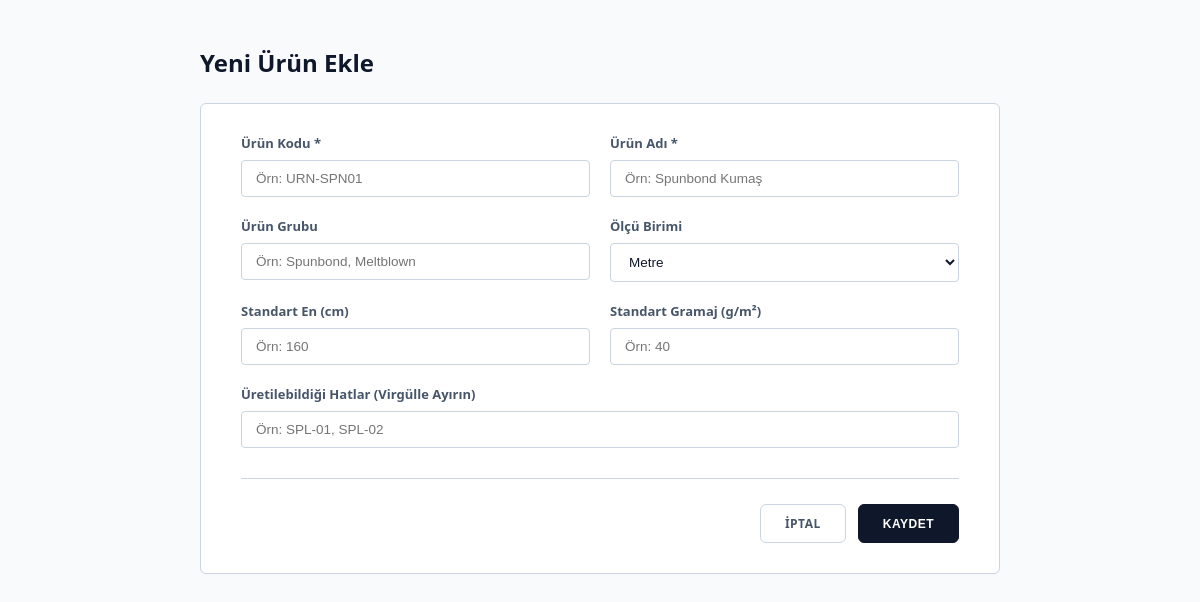
The page /products/5/edit on the database as committed earlier.
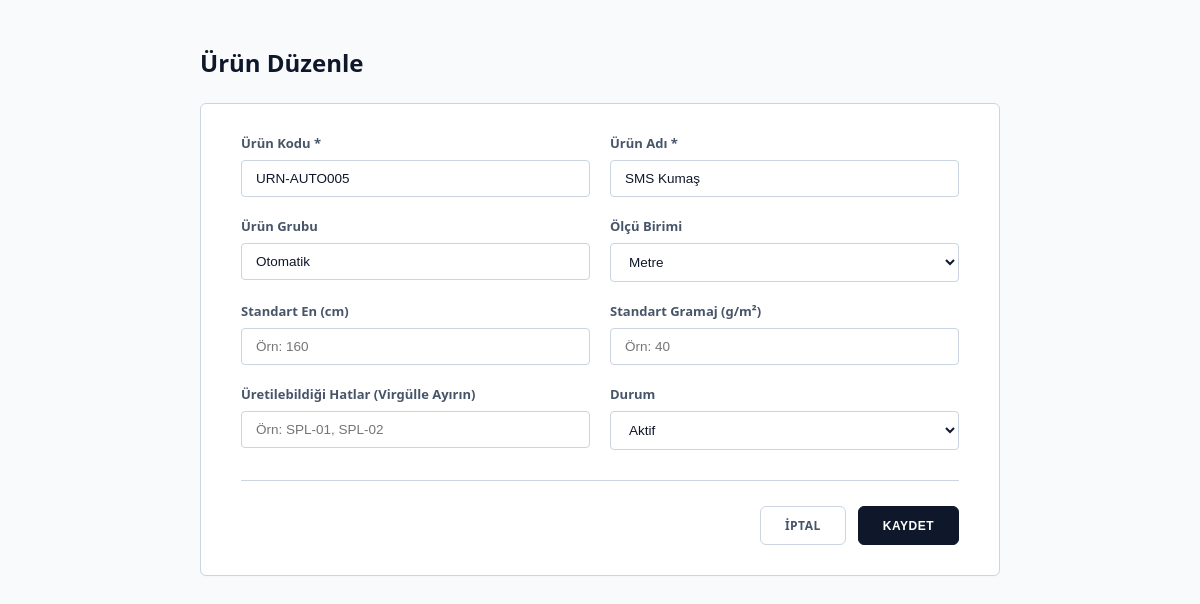
The same page on the database as committed later.
### app/models.py (models this page shows)
class Product(Base):
    __tablename__ = "products"
    id: Mapped[int] = mapped_column(primary_key=True, index=True)
    product_code: Mapped[str] = mapped_column(String(50), unique=True, nullable=False, index=True) # Örn: URN-SPN01
    product_name: Mapped[str] = mapped_column(String(150), nullable=False)
    product_group: Mapped[str | None] = mapped_column(String(100), nullable=True) # Örn: Spunbond, Meltblown
    standard_width: Mapped[float | None] = mapped_column(Float, nullable=True) # Standart en değeri (cm)
    grammage: Mapped[float | None] = mapped_column(Float, nullable=True) # Standart gramajı (g/m2)
    unit: Mapped[str] = mapped_column(String(20), default="Metre", nullable=False) # Ölçü birimi
    eligible_lines: Mapped[str | None] = mapped_column(String(150), nullable=True) # Üretilebildiği makineler (Örn: "SPL-01,SPL-02")
    is_active: Mapped[bool] = mapped_column(Boolean, default=True, nullable=False)
    orders = relationship("Order", back_populates="product")
    recipes = relationship("Recipe", back_populates="product")

### app/main.py (the view)
@app.get("/products/{id}/edit", response_class=HTMLResponse)
def get_edit_product_form(id: int, request: Request):
    db = SessionLocal()
    try:
        product = db.query(models.Product).filter(models.Product.id == id).first()
    finally:
        db.close()
    return templates.TemplateResponse(
        request=request,
        name="product_form.html",
        context={
            "title": "Ürün Düzenle - Üretim Asistanım",
            "product": product
        }
    )

### app/templates/product_form.html (shortened to what this page needs)
<!DOCTYPE html>
<html lang="tr">
<head>
</head>
<body>
    <div class="container">
        <h1>{% if product %}Ürün Düzenle{% else %}Yeni Ürün Ekle{% endif %}</h1>
        <div class="form-container">
            <form method="post" action="{% if product %}/products/{{ product.id }}/edit{% else %}/products/new{% endif %}">
                <div class="form-grid">
                    <div class="form-group">
                        <label for="product_code">Ürün Kodu *</label>
                        <input type="text" id="product_code" name="product_code"
                               placeholder="Örn: URN-SPN01" required
                               value="{{ product.product_code if product else '' }}">
                    </div>
                    <div class="form-group">
                        <label for="product_name">Ürün Adı *</label>
                        <input type="text" id="product_name" name="product_name"
                               placeholder="Örn: Spunbond Kumaş" required
                               value="{{ product.product_name if product else '' }}">
                    </div>
                    <div class="form-group">
                        <label for="product_group">Ürün Grubu</label>
                        <input type="text" id="product_group" name="product_group"
                               placeholder="Örn: Spunbond, Meltblown"
                               value="{{ product.product_group if product and product.product_group else '' }}">
                    </div>
                    <div class="form-group">
                        <label for="unit">Ölçü Birimi</label>
                        <select id="unit" name="unit">
                            <option value="Metre" {% if product and product.unit == 'Metre' %}selected{% endif %}>Metre</option>
                        </select>
                    </div>
                    <div class="form-group">
                        <label for="standard_width">Standart En (cm)</label>
                        <input type="number" step="any" id="standard_width" name="standard_width"
                               placeholder="Örn: 160"
                               value="{{ product.standard_width if product and product.standard_width else '' }}">
                    </div>
                    <div class="form-group">
                        <label for="grammage">Standart Gramaj (g/m²)</label>
                        <input type="number" step="any" id="grammage" name="grammage"
                               placeholder="Örn: 40"
                               value="{{ product.grammage if product and product.grammage else '' }}">
                    </div>
                    <div class="form-group {% if product %}form-group{% else %}full-width{% endif %}">
                        <label for="eligible_lines">Üretilebildiği Hatlar (Virgülle Ayırın)</label>
                        <input type="text" id="eligible_lines" name="eligible_lines"
                               placeholder="Örn: SPL-01, SPL-02"
                               value="{{ product.eligible_lines if product and product.eligible_lines else '' }}">
                    </div>
                    {% if product %}
                    <div class="form-group">
                        <label for="is_active">Durum</label>
                        <select id="is_active" name="is_active">
                            <option value="true" {% if product.is_active %}selected{% endif %}>Aktif</option>
                        </select>
                    </div>
                    {% endif %}
                </div>
                <div class="btn-group">
                    <a href="/products" class="btn-cancel">İptal</a>
                    <button type="submit" class="btn-save">Kaydet</button>
                </div>
            </form>
        </div>
    </div>
</body>
</html>

Rows that differ between the two databases and show on the page:
added Product: product_code "URN-AUTO005", product_name "SMS Kumaş", product_group "Otomatik", unit "Metre", is_active "Aktif"
Other text that changed with them:
form field unit: "Metre" → (not shown)
text no longer shown: "Yeni Ürün Ekle"
text now shown: "Ürün Düzenle Durum"
